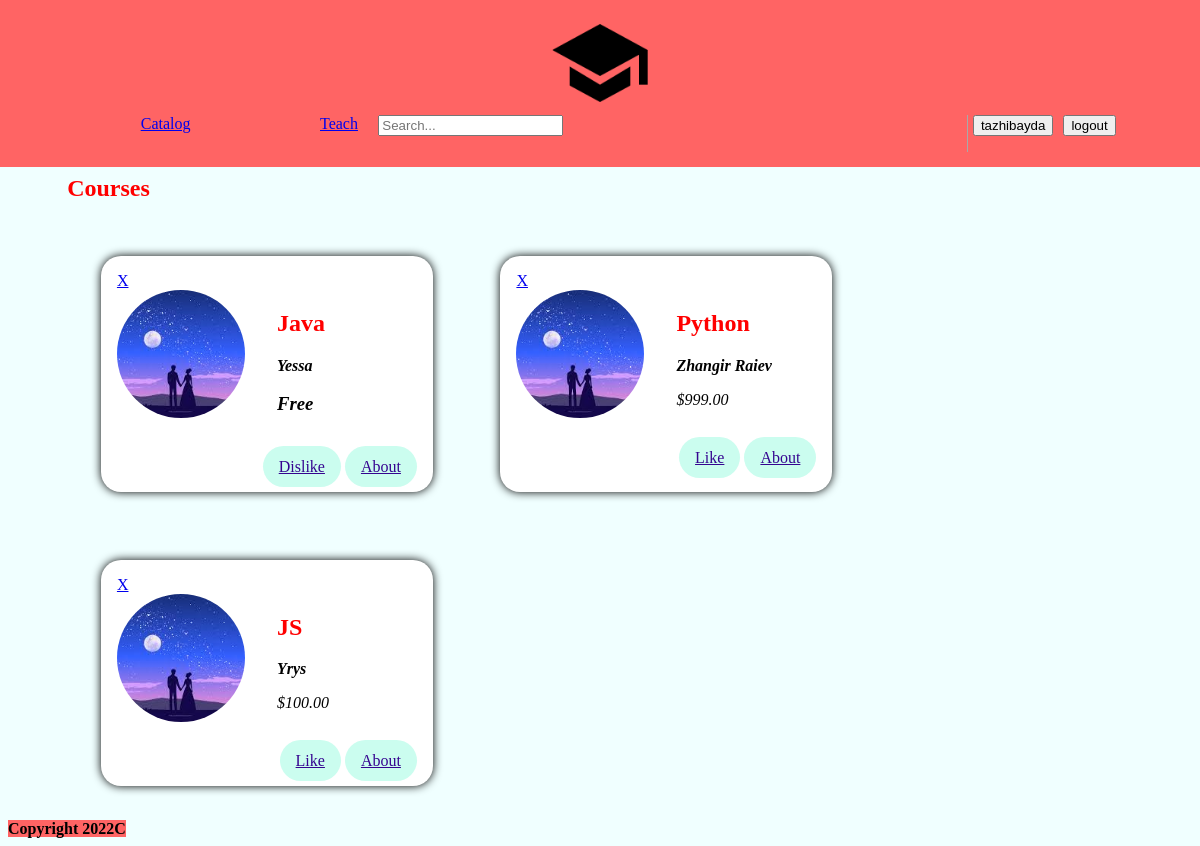
The page / (signed in) on the database its author committed.
### main/models.py (models this page shows, shortened)
class Course(models.Model):
    coursename = models.CharField(max_length=256, null=False)
    teacher = models.CharField(max_length=32, null=False)
    price = models.DecimalField(max_digits=8, decimal_places=2)
    added = models.ManyToManyField(User, default=None)
    liked = models.BooleanField(False)

### main/views.py (the view)
# urls.py: path('' , views.course , name = 'course'),
def course(request):
    courses = Course.objects.all()
    return render(request , 'main/Card.html',{
        'courses':courses,
    })

### main/templates/main/Card.html
{% include 'main/header.html' %}
{% load static %}
{% block card %}
     <main>
        <section>
            <h2>Courses</h2>
            <ol>
                {% for course in courses %}
                    <li class="meetup-item">
                        <article>
                            {% if request.user.username == course.teacher or request.user.is_superuser %}
                            <a href="{% url 'delete'  courseid=course.id %}">X</a>
                        {% endif %}
                            <div class="meetup-summary">
                                <div class="meetup-image">
                                    <img src="{%static 'main/img.jpeg'%}" , alt="src">
                                </div>
                                <div class="meetup-details">
                                    <h2>{{ course.coursename }}</h2>
                                    <address>
                                        <strong>{{ course.teacher }}</strong>
                                            {% if  course.teacher  == 'Yerbol Baygaraev' %}
                                                <h1>PRICELESS</h1>
                                            {% elif  course.teacher  == 'Bissenbay Dauletbaev' %}
                                                <h1>PRICELESS</h1>
                                            {% elif course.price == 0 %}
                                                <h1>Free</h1>
                                            {% else %}
                                                <p>${{ course.price }}</p>
                                            {% endif %}
                                    </address>
                                </div>
                            </div>
                            <div class="meetup-actions">
                                {% if request.user in course.added.all %}
                                <a class="btn" href="{% url 'like' course.id %}">Dislike</a>
                                {% else %}
                                <a class="btn" href="{% url 'like' course.id %}" >Like</a>
                                {% endif %}
                                <a href="/{{course.pk}}" class="btn">
                                About
                                </a>
                            </div>
                        </article>
                    </li>
                {% endfor %}
            </ol>
        </section>
    </main>
{% endblock %}
{% include 'main/Footer.html' %}

### main/templates/main/header.html (shortened to what this page needs)
{% extends 'main/test.html' %} {% load static %} {% block header %}
<head>
</head>
<body>
    <nav class="nav" style="margin: -1%">
        <span>
        <a  href="/html/"><img class="logo" src=" {% static 'main/logo.png' %} "></a>
    <ol>
        <li><a href="/">Catalog</a></li>
        <li><a href="/teach/">Teach</a></li>
        <form action="{% url 'searching' %}" method="post">
        <li><input type="search" placeholder="Search..." name = 'name'></li>
        </form>
        {% if request.user.is_authenticated %}
            <li class="lgin"> <a id ='' href="/teach/account"><button>{{ request.user.username }}</button></a></li>
            <li class="reg"> <a href="{% url 'logout' %}"><button>logout</button> </a></li>
        {% else %}
            <li class="lgin"> <a href="/teach/login"><button>Log in</button></a></li>
            <li class="reg"> <a href="/teach/test"><button>Sign up</button> </a></li>
        {% endif %}
    </ol>
    </span>
    </nav>
</body>
{% endblock %}

### main/static/main/test.css (style rules this page uses)
body { background-color: azure; }
section { max-width: 100%; margin-left: 5%; }
h2 { color: red; }
ol { list-style: none; margin: 0; padding: 0; display: flex; flex-wrap: wrap; }
.meetup-item { margin: 3%; background-color: white; box-shadow: 0 0 10px black; padding: 1em; color: black; border-radius: 20px; min-width: 300px; }
.meetup-summary { display: flex; align-items: flex-start; }
.meetup-image { margin-right: 2rem; }
.meetup-image img { width: 8rem; height: 8rem; object-fit: cover; border-radius: 50%; }
.meetup-details address { font-style: italic; }
.meetup-actions { margin-top: 1.5rem; text-align: right; }
.meetup-actions .btn { background-color: #cbfdef; border-color: #cb82fb; color: #350490; padding: 0.75rem 1rem; border-radius: 100px; }
li { list-style-type: none; }

### main/static/main/header.css (style rules this page uses)
.logo { width: 104px; }
.nav { padding: 15px; text-align: center; display: block; background-color: #ff6464; }
.reg { margin-left: 10px; }
a { margin-top: 10px; }
li { margin-top: 0; margin-left: 11%; }
.lgin { margin-left: 5px; }

### rows shown on the page
Course: shows "X", coursename "Java", teacher "Yessa", price "Free", shows "Dislike"
Course: shows "X", coursename "Python", teacher "Zhangir Raiev", price "999.00", shows "Like"
Course: shows "X", coursename "JS", teacher "Yrys", price "100.00", shows "Like"

### other values the page prints
{{ request.user.username }} "tazhibayda"
